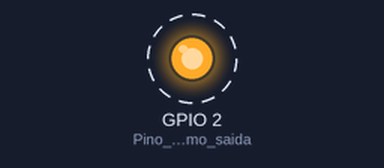
A sketch run on a simulated ESP32. Shown: output pins drawn as LEDs (lit = HIGH). Dashed ring = blinking. What the sketch prints to the serial monitor is not drawn.

Above: at 1.5 s.
Timing chart, 0 to 5.6 s (numbered marks = the images above):
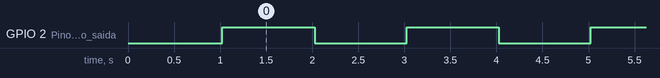

The sketch:

sketch.ino
```cpp
// LAB 04B - Solucao de Referencia
// Demonstra: Blink + Serial Monitor + dados do ESP32

void setup() {
  Serial.begin(115200);
  delay(1000); // Aguarda estabilizacao da Serial

  Serial.println("========================================");
  Serial.println("  LAB 04B - Apresentacao do ESP32");
  Serial.println("========================================");

  // Informacoes do chip
  Serial.print("Nucleo em execucao: ");
  Serial.println(xPortGetCoreID()); // Core 0 ou 1

  Serial.print("Frequencia do CPU: ");
  Serial.print(ESP.getCpuFreqMHz());
  Serial.println(" MHz");

  Serial.print("Memoria Heap livre: ");
  Serial.print(ESP.getFreeHeap());
  Serial.println(" bytes");

  Serial.print("Tamanho da Flash: ");
  Serial.print(ESP.getFlashChipSize() / 1024 / 1024);
  Serial.println(" MB");

  Serial.println("========================================");
  Serial.println("Iniciando Blink no GPIO 2...");
  Serial.println("========================================");

  pinMode(2, OUTPUT); // Pino 2 como saida (LED azul)
}

void loop() {
  Serial.println("LED ligado!");
  digitalWrite(2, HIGH);
  delay(1000);

  Serial.println("LED desligado!");
  digitalWrite(2, LOW);
  delay(1000);
}
```

Measured:
- by itself, GPIO 2 (Pino_2_como_saida): alternates HIGH for 1.0 s and LOW for 1.0 s
